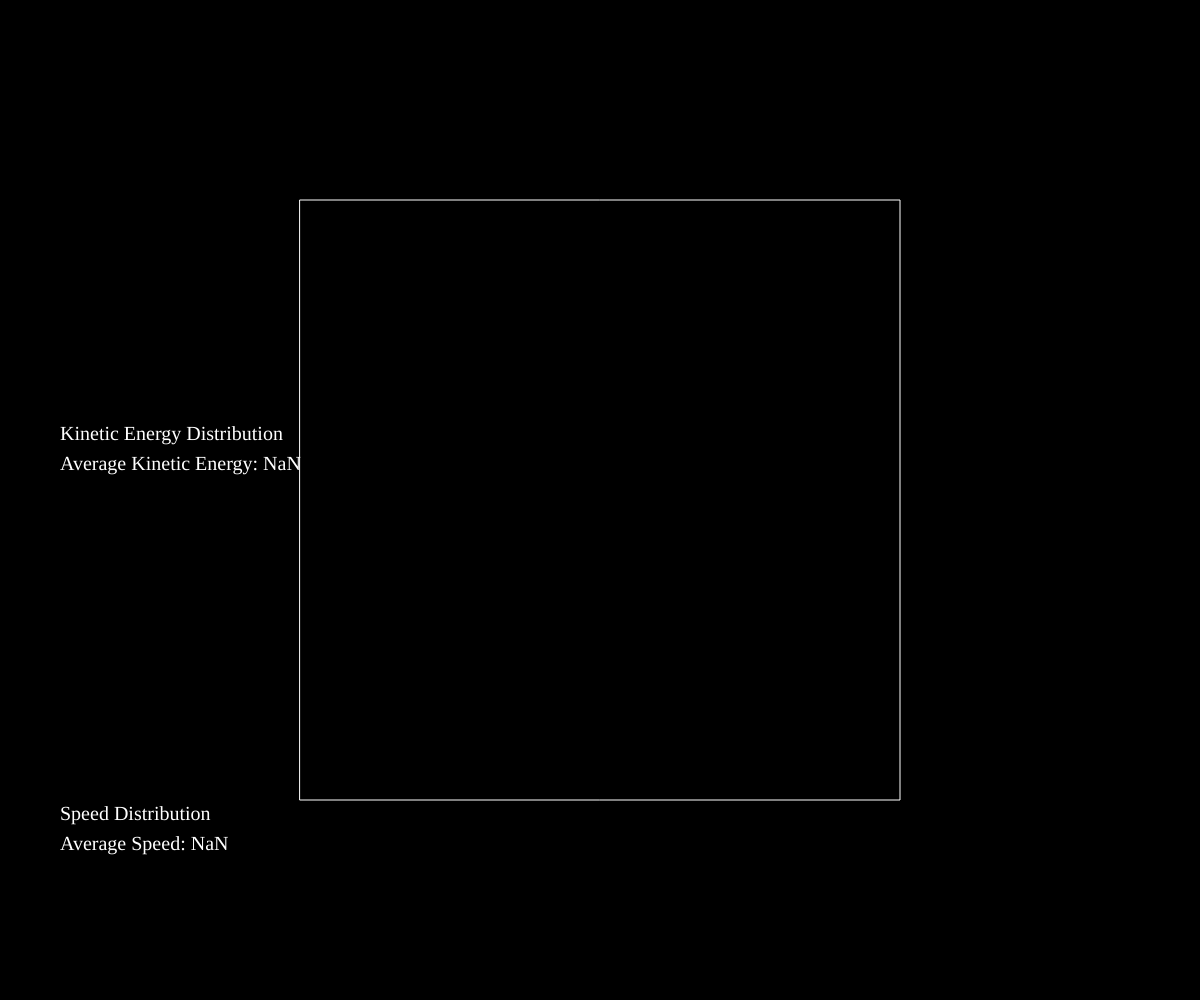
Frame 1 (no input)
Frame 60 (no input): identical to frame 1, image omitted
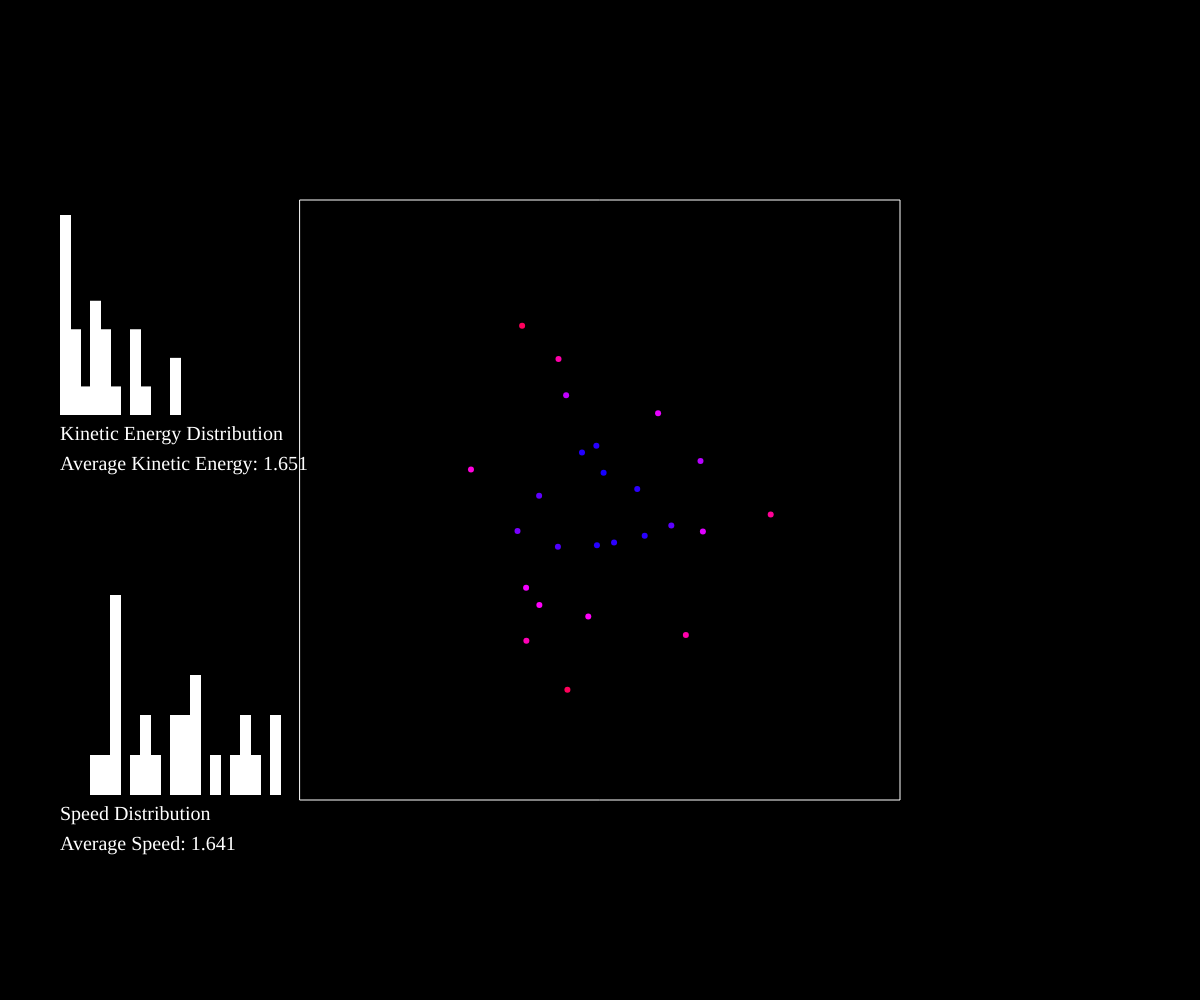
Frame 120 (the mouse pressed at the canvas centre since frame 60)

The p5.js sketch that drew these frames (run headless with seeded random() and noise() and a simulated clock; from frame 60 on, the mouse is pressed at the canvas centre):

// p5.js sketch
// ── sketch.js
// Grid-Based Assignment: Gas Particles Physics Simulation With Improved Collision Detection Algorithm
// Tschumi Qu
// 2025/11/12
//
// Extra for Experts:
// - In the functions partitionBalls() and checkCollisions(), I implemented a 2D spatial partitioning algorithm to improve the efficiency of collision detection between particles.
// - The previous naive collision detection algorithms checked for collisions between every pair of particles, resulting in O(n^2) time complexity, meaning that when I increase the number of balls (at around 1000+) the program starts to lag and eventually fail.
// - I did some research on Stackoverflow and Youtube, and learned about spatial hashing(I didn't end up using a hashmap because the balls will be clustered -> no need for it) and grid-based partitioning methods.
// - Sources: https://www.youtube.com/watch?v=D2M8jTtKi44 (Youtube video on spatial partitioning for collision detection)
//            https://www.youtube.com/watch?v=h1xXcSvj7Io (Explains spatial hashing intuitively)

// - At its core, spatial partitioning divide the 2D space into a uniform grid of cells(usually of size equal to or slightly larger than the maximum object size), and we keep track which objects are in which cell of the grid.
// - During collision detection, instead of naively checking every pair of objects, we only check for collisions between objects that are in the same cell, or in neighboring cells. 
// - Essentially, this reduces the number of "useless" collision checks between objects that are WAY far apart.
// - This significantly improves the efficiency of collision detection(so long as the objects are not literally stacked together and can barely move around).
// - The time complexity of this algorithm is O(number of grids)*O(average number of objects per grid)^2, and if the objects are uniformly distributed, O(average number of objects per grid) is approximately O(sqrt(n)), and O(number of grids) is a constant.
// - Thus, the overall time complexity if O(sqrt(n)^2) = O(n) (approximately), significantly better than the previous O(n^2). Now 10000 balls run without much trouble.
// - My implementation: What I did was creating a 3D array named "grid", where grid[i][j] contains an array of balls in cell(i,j) of the grid. 
// - DETAILS, RATIONALE, AND THE LOGIC for my implementation can be found in the comments attributed to the functions partitionBalls() and CollisionDetections().


const BOX_WIDTH = 600;
const BOX_HEIGHT = 600;
const BALL_DIAMETER = 6;
const GRID_SIZE = 8;
const GRID_ROWS = BOX_HEIGHT/GRID_SIZE;
const GRID_COLS = BOX_WIDTH/GRID_SIZE;
const PARTICLE_MASS = 1;
const PLOT_DISPLAY_WIDTH = 300;
const PLOT_DISPLAY_HEIGHT = 200;

let ballArray = [];
let numberOfParticles;
let maxSpeed = 3;
let distributionWidth = 0.5;
let colorDistributionMidpoint;
let plotDistributionPrecision = 30; // how many intervals to divide the speed/KE distribution graphs into
let grid = [];


function setup() {
  // I have to define the colorDistributionMidpoint in setup() because it uses the "log" and "exp" functions which are not available until p5.js is initialized.
  colorDistributionMidpoint = (-1)*distributionWidth*log((1+exp((-1)/distributionWidth))/2);
  createCanvas(windowWidth, windowHeight);
  noStroke();
  angleMode(DEGREES);
  drawBox();
  initializeGrid();
}

function draw() {
  background(0);
  drawBox();
  moveCircle();
  partitionBalls();
  checkCollisions();
  bounceEdge();
  showCircle();
  plotValues();
}

function mousePressed() {
  for (let i=0; i<25; i++) {
    spawnBall(mouseX, mouseY);
  }
}

function initializeGrid() {
  // grid is an 3D array. grid[i][j] contains an array of balls in cell(i,j). For example, grid[i][j] = [ballArray[1], ballArray[5], ... ]
  for (let i=0; i<GRID_ROWS; i++) {
    grid.push([]);
    for (let j=0; j<GRID_COLS; j++) {
      grid[i].push([]);
    }
  }
}


function spawnBall(x, y) {
  // let radius = random(25, 75);
  let radius = BALL_DIAMETER/2;
  x = min(max(radius, x), width-radius);
  y = min(max(radius, y), height-radius);
  // picks a random speed from 0 to maxSpeed and a random direction, then convert them to dx, dy via trigonometry.
  let v = random(0, maxSpeed);
  let dir = random(0, 360);
  dx = v*cos(dir);
  dy = v*sin(dir);

  let newBall = {
    x : x,
    y : y,
    dx : dx,
    dy : dy,
    radius : radius,
    r : 255,
    g : 255,
    b : 255,
  };

  ballArray.push(newBall);
  numberOfParticles = ballArray.length;
}

function moveCircle() {
  for (let i=0; i<ballArray.length; i++) {
    let ball = ballArray[i];
    ball.x = ball.x + ball.dx;
    ball.y = ball.y + ball.dy;
  }
}

function drawBox() {
  color(255);
  stroke(1000);
  noFill();
  rect((width-BOX_WIDTH)/2,(height-BOX_HEIGHT)/2, BOX_WIDTH, BOX_HEIGHT);
  noStroke();
  fill(255);
}

function bounceEdge() {
  let leftEdge = (width-BOX_WIDTH)/2;
  let rightEdge = (width+BOX_WIDTH)/2;
  let topEdge = (height-BOX_HEIGHT)/2;
  let bottomEdge = (height+BOX_HEIGHT)/2;

  for (let i=0; i<ballArray.length; i++) {
    let ball = ballArray[i];
    //should i bounce?
    if (ball.x < leftEdge+ball.radius || ball.x > rightEdge - ball.radius) {
      ball.x = max(leftEdge+ball.radius, min(ball.x, rightEdge - ball.radius));
      ball.dx = ball.dx * -1;
      // randomizeColor(ball);
    }
    if (ball.y < topEdge+ball.radius || ball.y > bottomEdge - ball.radius) {
      ball.y = max(topEdge+ball.radius, min(ball.y, bottomEdge - ball.radius));
      ball.dy = ball.dy * -1;
      // randomizeColor(ball);
    }
  }
}

// improve collision detection algorithm with 2D spatial partitioning.
function partitionBalls() {
  // if a ball is in cell (i, j), it should be in the array grid[i][j].
  // first, clear the grid.
  for (let row of grid) {
    for (let col of row) {
      col.length = 0;
    }
  }
  // then, assign each ball to its correspoonding cell.
  for (let ball of ballArray) {
    let gridX = max(0, min(floor((ball.x - (width-BOX_WIDTH)/2)/GRID_SIZE), GRID_ROWS-1));
    let gridY = max(0, min(floor((ball.y - (height-BOX_HEIGHT)/2)/GRID_SIZE), GRID_COLS-1));
    grid[gridX][gridY].push(ball);
  }
}

// check collisions between balls
function checkCollisions() {
  for (let i=0; i<GRID_ROWS; i++) {
    for (let j=0; j<GRID_COLS; j++) {
      let cell = grid[i][j];
      // add the neighboring cells' balls into the CELL array for collision checking
      if (j<GRID_COLS-1) cell = cell.concat(grid[i][j+1]);
      if (j>0) cell = cell.concat(grid[i][j-1]);
      if (i<GRID_ROWS-1) cell = cell.concat(grid[i+1][j]);
      if (i>0) cell = cell.concat(grid[i-1][j]); 
      if (i<GRID_ROWS-1 && j<GRID_COLS-1) cell = cell.concat(grid[i+1][j+1]);
      if (i>0 && j>0) cell = cell.concat(grid[i-1][j-1]);
      if (i<GRID_ROWS-1 && j>0) cell = cell.concat(grid[i+1][j-1]);
      if (i>0 && j<GRID_COLS-1) cell = cell.concat(grid[i-1][j+1]);

      // naive collision detection WITHIN the merged Cell array
      for (let n=0; n<cell.length; n++) {
        let ball1 = cell[n];
        for (let m=n+1; m<cell.length; m++) {
          let ball2 = cell[m];
          let d = dist(ball1.x, ball1.y, ball2.x, ball2.y);
          if (d <= ball1.radius + ball2.radius) {
            collide(ball1, ball2, d);
          }
        }
      }
    }
  }
}

// colliding two balls
function collide(ball1, ball2, d) {
  // define vectors
  let normal = createVector(ball2.x-ball1.x, ball2.y-ball1.y);
  normal.normalize();
  let v1 = createVector(ball1.dx, ball1.dy);
  let v2 = createVector(ball2.dx, ball2.dy);
  let v1Dot = v1.dot(normal);
  let v2Dot = v2.dot(normal);
  // correct overlap
  let overlap = ball1.radius+ball2.radius-d;
  ball1.x -= overlap/2*normal.x;
  ball1.y -= overlap/2*normal.y;
  ball2.x += overlap/2*normal.x;
  ball2.y += overlap/2*normal.y;
  bounceEdge();
  // collides perfectly elastically, along the normal
  let v1Change = normal.copy();
  let v2Change = normal.copy();
  // assume that the masses of the balls are all the same, then they simply "exchange" velocities
  v1Change.mult(v2Dot-v1Dot);
  v2Change.mult(v1Dot-v2Dot);
  v1.add(v1Change);
  v2.add(v2Change);
  ball1.dx = v1.x;
  ball1.dy = v1.y;
  ball2.dx = v2.x;
  ball2.dy = v2.y;

  // change colors according to KE after collision
  // ballKE is the fraction of the ball's velocity to the initial maximum possible velocity (which is sqrt(2)*maxSpeed).
  // this part is meant to create a color gradient from pure blue (KE=0) to pure red (KE=max), which purple-pink-ish in the middle.
  // Basically, it requires a mapping from [0,1] to RGB values, which is equivalent to a point in 3D space (R,G,B).
  // The constraint is that when KE=0, (R,G,B)=(0,0,255), when KE=1, (R,G,B)=(255,0,0), and when KE=colorDistributionMidpoint, G should be at its maximum (255).
  // With the other constraint that the function should be segments of linear functions for simplicity, I derived the following equations for R,G,B respectively. This is technically a continuous collection of 4-dimensional lines. 
  // ball 1
  let ballKE = (sq(ball1.dx)+sq(ball1.dy))/(sqrt(2)*sq(maxSpeed));
  ball1.r = min(1,ballKE/colorDistributionMidpoint)*255;
  ball1.b = min(1,(1-ballKE)/(1-colorDistributionMidpoint))*255;
  ball1.g = 0.5*(1/colorDistributionMidpoint-1/(1-colorDistributionMidpoint))*ballKE-0.5*(1/colorDistributionMidpoint+1/(1-colorDistributionMidpoint))*abs(ballKE-colorDistributionMidpoint)+0.5/(1-colorDistributionMidpoint);
  // ball 2
  ballKE = (sq(ball2.dx)+sq(ball2.dy))/(sqrt(2)*sq(maxSpeed));
  ball2.r = min(1,ballKE/colorDistributionMidpoint)*255;
  ball2.b = min(1,(1-ballKE)/(1-colorDistributionMidpoint))*255;
  ball2.g = 0.5*(1/colorDistributionMidpoint-1/(1-colorDistributionMidpoint))*ballKE-0.5*(1/colorDistributionMidpoint+1/(1-colorDistributionMidpoint))*abs(ballKE-colorDistributionMidpoint)+0.5/(1-colorDistributionMidpoint);
}


function showCircle() {
  for (let i=0; i<ballArray.length; i++) {
    let ball = ballArray[i];
    // the kinetic energy of the ball
    
    fill(ball.r, ball.g, ball.b);
    circle(ball.x, ball.y, ball.radius*2);
  }
}

function plotValues() {
  let sumKE = 0;
  let sumSpeeds = 0;
  let speedDistribution = new Array(plotDistributionPrecision).fill(0);
  let kEDistribution = new Array(plotDistributionPrecision).fill(0);

  // Use a single loop to calculate average v and KE, and recording in an array.
  for (let ball of ballArray) {
    let v = sqrt(sq(ball.dx)+sq(ball.dy));
    let kE = 0.5*PARTICLE_MASS*sq(v);
    // add up individual speeds/KEs to calculate average
    sumSpeeds+=v;
    sumKE+=kE;
    // record values
    // take the floor of "(thisValue)/(maxValue) and multipled by plotDistributionPrecision(the number of intervals in the plot)" as "the interval (thisValue) is in" -> increment by 1
    // I set the (maxValue) for speed as as sqrt(2)*maxSpeed, because collisions speeds can go higher than initial speeds. 
    // The sqrt(2) factor is intended to give "buffer space" for speeds that are over the initial maximum possible speed.

    speedDistribution[min(plotDistributionPrecision-1, floor(v/(sqrt(2)*maxSpeed)*plotDistributionPrecision))] ++;
    // the same "buffer space" logic applies to KE as well.
    kEDistribution[min(plotDistributionPrecision-1, floor(kE/(sqrt(2)*PARTICLE_MASS*sq(maxSpeed))*plotDistributionPrecision))] ++;
    
  }
  let avrKE = sumKE/numberOfParticles;
  let avrSpeed = sumSpeeds/numberOfParticles;

  //display avr v and KE as text
  textAlign(LEFT);
  textSize(20);
  textStyle(NORMAL);
  textFont("Verdana");
  fill("white");
  text("Average Speed: "+avrSpeed.toFixed(3), width*0.05, height*0.75 + 100);
  text("Average Kinetic Energy: "+avrKE.toFixed(3), width*0.05, height*0.5-30);

  //display v,KE distribution via a graph
  // draw rectangles with height corresponding to frequency
  text("Speed Distribution", width*0.05, height*0.75 + 70);
  let peakFrq = findMax(speedDistribution, 1); // call this function to find the max(numerically largest) element within the array
  for (let i=0; i<plotDistributionPrecision; i++) {
    rect(width*0.05+i*(PLOT_DISPLAY_WIDTH)/(plotDistributionPrecision), height*0.75+45 - speedDistribution[i]*PLOT_DISPLAY_HEIGHT/peakFrq, PLOT_DISPLAY_WIDTH/plotDistributionPrecision + 1, speedDistribution[i]*PLOT_DISPLAY_HEIGHT/peakFrq);
  }

  text("Kinetic Energy Distribution", width*0.05, height*0.5 - 60);
  peakFrq = findMax(kEDistribution, 1);
  for (let i=0; i<plotDistributionPrecision; i++) {
    rect(width*0.05+i*(PLOT_DISPLAY_WIDTH)/(plotDistributionPrecision), height*0.5-85 - kEDistribution[i]*PLOT_DISPLAY_HEIGHT/peakFrq, PLOT_DISPLAY_WIDTH/plotDistributionPrecision + 1, kEDistribution[i]*PLOT_DISPLAY_HEIGHT/peakFrq);
  }
}


//function to find the max for any array, useful for a lot of applications in this project and likely future ones too
function findMax(array, defaultValue) {
  if (array.length===0) return NaN;
  let maxElement = array[0];
  for (let element of array) {
    maxElement = max(maxElement, element);
  }
  return max(defaultValue, maxElement);
}
